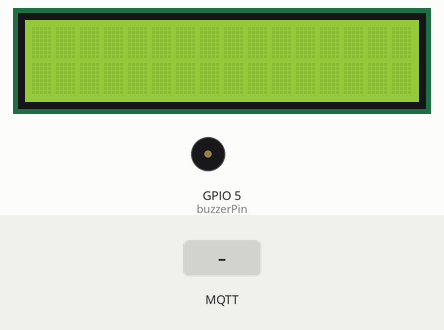
The sketch below on a simulated ESP32. Shown: 16×2 character LCD, buzzer (waves = sounding). Inputs (shaded band) come from the test bench. WiFi joins after 1.5 s; servers stay silent unless stated; no MQTT or app messages arrive unless stated; what the sketch prints to the serial monitor is not drawn.

Above: at 3.3 s.
3.4 s: MQTT message "1" arrives on the first subscribed topic
At 4.9 s:
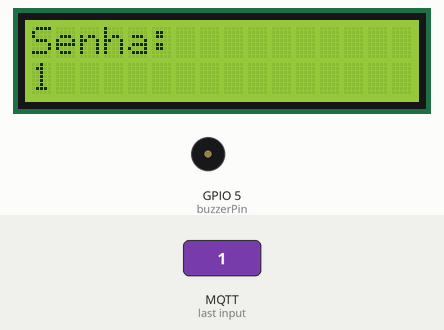
5.4 s: MQTT message "on" arrives on the first subscribed topic
At 6.5 s:
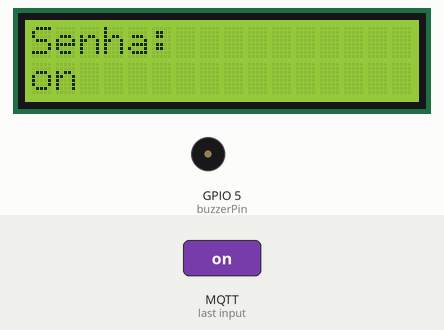
7.4 s: MQTT message "off" arrives on the first subscribed topic
At 9.2 s:
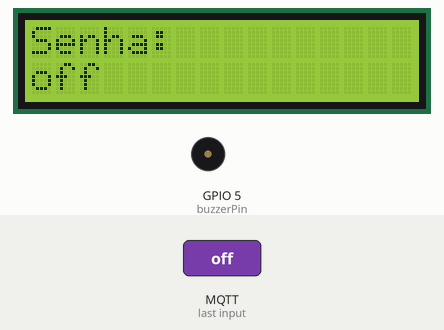
Timing chart, 0 to 10.7 s (numbered marks = the images above; inputs shaded):
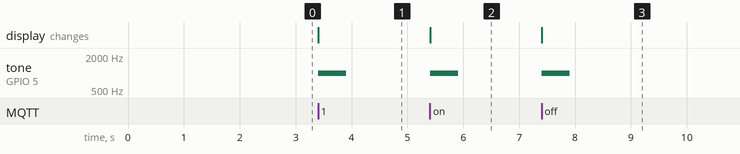

The sketch:

sketch.ino
```cpp
#include <Wire.h>
#include <LiquidCrystal.h>
#include <WiFi.h>
#include <PubSubClient.h>

// Configurações do WiFi
const char *ssid = "Wokwi-GUEST";
const char *password = "";

// Configurações do servidor MQTT
const char *mqtt_broker = "broker.hivemq.com";
const int mqtt_port = 1883;
const char *mqtt_topic = "testtopic/FIAP/GlobalSolutionAgilizaMed/senhas";

// Pino do buzzer
const int buzzerPin = 5;

// Inicializa o objeto LiquidCrystal
LiquidCrystal lcd(19, 23, 18, 17, 16, 15);

// Objeto para comunicação MQTT
WiFiClient espClient;
PubSubClient client(espClient);

// Variável para armazenar a última mensagem
String ultimaMensagem = "";

// Função para lidar com mensagens MQTT recebidas
void callback(char *topic, byte *payload, unsigned int length) {
  Serial.print("Mensagem recebida no tópico ");
  Serial.print(topic);
  Serial.print(": ");

  ultimaMensagem = ""; // Limpa a última mensagem

  for (int i = 0; i < length; i++) {
    Serial.print((char)payload[i]);
    ultimaMensagem += (char)payload[i];
  }
  Serial.println();

  // Exibe a última mensagem no display
  lcd.clear();
  lcd.setCursor(0, 0);
  lcd.print("Senha:");
  lcd.setCursor(0, 1);
  lcd.print(ultimaMensagem);

  // Toca o buzzer
  tone(buzzerPin, 1000, 500); // Frequência: 1000 Hz, Duração: 500 ms
}

void setup() {
  Serial.begin(115200);

  // Inicializa o LCD
  lcd.begin(16, 2);

  // Configuração do buzzer
  pinMode(buzzerPin, OUTPUT);

  // Conecta ao WiFi
  WiFi.begin(ssid, password);
  while (WiFi.status() != WL_CONNECTED) {
    delay(1000);
    Serial.println("Conectando ao WiFi...");
  }
  Serial.println("Conectado ao WiFi");

  // Configurações do servidor MQTT
  client.setServer(mqtt_broker, mqtt_port);
  client.setCallback(callback);

  // Conecta ao servidor MQTT
  while (!client.connected()) {
    Serial.println("Conectando ao servidor MQTT...");
    if (client.connect("esp32-client")) {
      Serial.println("Conectado ao servidor MQTT");
      client.subscribe(mqtt_topic);
    } else {
      Serial.print("Falha na conexão com o servidor MQTT. Retorno=");
      Serial.print(client.state());
      delay(2000);
    }
  }
}

void loop() {
  client.loop();
}
```

Measured:
- after the input at 3.4 s, tone on GPIO 5 (buzzerPin): silent → 1000 Hz at once, → silent 0.50 s later; the display: changes at once (image 1)
- after the input at 5.4 s, tone on GPIO 5 (buzzerPin): silent → 1000 Hz at once, → silent 0.50 s later; the display: changes at once (image 2)
- after the input at 7.4 s, tone on GPIO 5 (buzzerPin): silent → 1000 Hz at once, → silent 0.50 s later; the display: changes at once (image 3)
